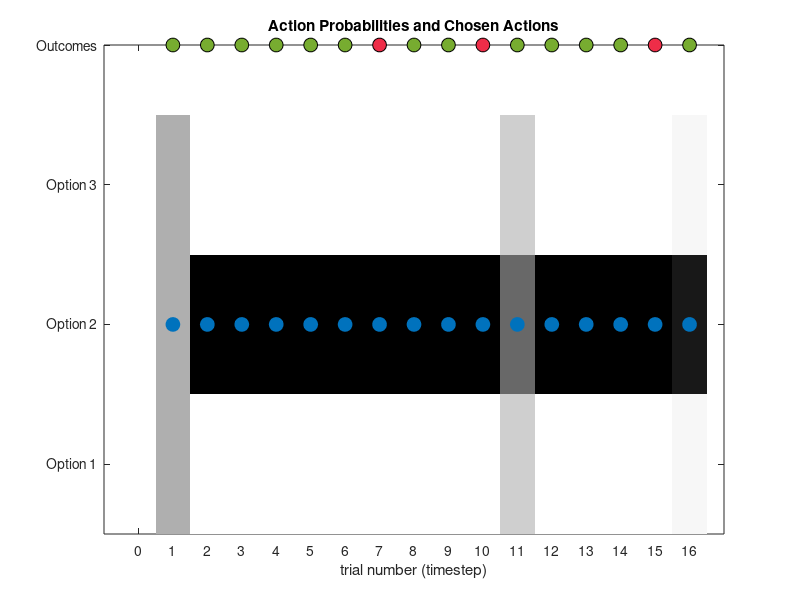

The MATLAB source for this figure:
% RL 11: volatile Kalman filter + 1 forgetting rate (FR) model 
% 
% Simulation & plotting script in the three-armed bandit (TAB) task 

% Reference: https://pubmed.ncbi.nlm.nih.gov/32609755/
% Adapted from https://github.com/payampiray/VKF/blob/master/vkf_bin.m
%% Set up
% Example block probabilities for a single block.
BlockProbs = [0.4937 0.8078 0.6343; % win probability
              0.5063 0.1922 0.3657];% loss probability

% VKF + 1FR model parameters
% 1) initial volatility (range > 0)
params.v0 = 5;
% 2) expected noise (range > 0)
params.omega = 1;
% 3) volatility update rate (range between 0 and 1)
params.lambda = 0.2;
% 4) forgetting rate (range between 0 and 1)
params.psi = 0.25;
% 5) information bonus (any real value)
params.gamma = 1;
% 6) inverse temperature (range > 0)
params.beta = 6;

%% Run simulation

% For a decision task with N choices.
N_CHOICES = 3;
% Total number of trials (T) per block.
T = 16;

% Set up vectors with dimensions for both time and number of choices to keep track of
% components of choice value over time:
expected_value_w_info = zeros(N_CHOICES, T);    % overall expected value
expected_info_value = zeros(N_CHOICES, T);      % value of expected information gain
mean = zeros(N_CHOICES, T);                     % Mean of the reward probability of each option
variance = params.omega*ones(N_CHOICES, T);     % Variance of the reward probability of each option
sigmoid_mean = zeros(N_CHOICES, T);             % Sigmoid transformed mean
kalman_gain = zeros(N_CHOICES, T);              % Kalman gain
learning_rate = zeros(N_CHOICES, T);            % Learning rate
volatility = params.v0*ones(N_CHOICES, T);      % Volatility
auto_cov = zeros(N_CHOICES, T);                 % Covariance

% Represents the probability distribution (P) over choices on each trial.
P = zeros(N_CHOICES, T);

% Empty vectors to store stimulated choices, rewards, action probabilities, and
% prediction error.
sim_choices = zeros(1, T);
sim_rewards = zeros(1, T);
action_probabilities = zeros(1, T);
prediction_error_sequence = zeros(1,T);

% For each trial (timestep)...
for t = 1:T
    
    % Compute expected value for each option.
    expected_info_value(:, t) = sqrt(variance(:,t));
    expected_value_w_info(:, t) = mean(:,t) + params.gamma*expected_info_value(:, t);
    
    % Compute action probabilities.
    P(:, t) = exp(params.beta * expected_value_w_info(:, t)) / sum(exp(params.beta * expected_value_w_info(1:N_CHOICES, t)));
    
    % Simulate actions.
    choice_at_t = find(rand < cumsum(P(:,t)),1);
    sim_choices(1,t) = choice_at_t;
    
    % Store the probability of chosen action on current trial.
    action_probabilities(t) = P(choice_at_t, t);
    
    % Copy previous values (to keep unchosen choices at
    % the same value from the previous timestep).
    mean(:, t+1) = mean(:, t);
    variance(:,t+1) = variance(:, t);
    volatility(:,t+1) = volatility(:, t);
    kalman_gain(:, t+1) = kalman_gain(:, t);
    learning_rate(:, t+1) = learning_rate(:, t);
    auto_cov(:, t+1) = auto_cov(:, t);
    
    % Update kalman_gain of the chosen option.
    kalman_gain(choice_at_t, t+1) = (variance(choice_at_t, t) + volatility(choice_at_t, t))'./(variance(choice_at_t, t) + volatility(choice_at_t, t) + params.omega)';
    
    % Update learning rate of the chosen option.
    learning_rate(choice_at_t, t+1) = sqrt(variance(choice_at_t, t) + volatility(choice_at_t, t));
    
    % Simulate rewards.
    outcome = find(rand < cumsum(BlockProbs(:, choice_at_t)), 1); % 1: win, 2: loss
    sim_rewards(1, t) =  -1 * (outcome -2); % 1: win, 0: loss
    
    % Compute prediction error.
    sigmoid_mean(:, t) = 1./(1+exp(-(mean(:,t)')));
    prediction_error = sim_rewards(1, t) - sigmoid_mean(choice_at_t, t);
    
    % Update mean of the chosen option.
    mean(choice_at_t, t+1) = mean(choice_at_t, t) + learning_rate(choice_at_t, t+1)*prediction_error;

    % Forgetting for unchosen options.
    unchose_opt_ls = find([1 2 3] ~= choice_at_t);
    mean(unchose_opt_ls, t+1) = (1-params.psi)*(mean(unchose_opt_ls, t));

    % Update variance of the chosen option.
    variance(choice_at_t, t+1) = (1 - kalman_gain(choice_at_t, t+1))*(variance(choice_at_t, t) + volatility(choice_at_t, t));

    % Update covariance of the chosen option.
    auto_cov(choice_at_t, t+1) = (1 -  kalman_gain(choice_at_t, t+1)).*variance(choice_at_t, t);
    
    % Update volatility.
    volatility(choice_at_t, t+1) = volatility(choice_at_t, t) + params.lambda*((mean(choice_at_t, t+1) - mean(choice_at_t, t)).^2 + variance(choice_at_t, t+1) + variance(choice_at_t, t) - 2*auto_cov(choice_at_t, t+1) - volatility(choice_at_t, t));

    % Store the value of prediction error. 
    prediction_error_sequence(t) = prediction_error;
    
    % Trims final value (due to an unnecessary value added at the end).
    sigmoid_mean = sigmoid_mean(:, 1:T);
    mean = mean(:, 1:T);
    variance = variance(:, 1:T);
    volatility = volatility(:, 1:T);
    kalman_gain = kalman_gain(:, 1:T);
    learning_rate = learning_rate(:, 1:T);
    auto_cov = auto_cov(:, 1:T);
    
end

%% Plotting
% Plot the choices(blue), outcomes(green/red), and action probabilties (gray scale; darker = higher probability) 
% of all options across trials (timestep).
col = {[0, 0.4470, 0.7410], ...       % blue
       [0.4660, 0.6740, 0.1880], ...  % green
       [0.9350, 0.1780, 0.2840], ...  % red
      };                    
cols = [0:1/32:1; 0:1/32:1; 0:1/32:1]';
MarkerSize = 10;

figure(1)
for i = 1:T
    if sim_rewards(1, i) == 1
        plot(i,4,'o','MarkerSize',MarkerSize,"MarkerEdgeColor", 'black','MarkerFaceColor',col{2})
        hold on
    else
        plot(i,4,'o','MarkerSize',MarkerSize,"MarkerEdgeColor", 'black','MarkerFaceColor',col{3})
        hold on
    end
end

imagesc([1 - P]); colormap(cols) , hold on
plot([sim_choices],'o','MarkerSize',MarkerSize,"MarkerEdgeColor", col{1},'MarkerFaceColor',col{1})
xlabel("trial number (timestep)")
title('Action Probabilities and Chosen Actions')
xlim([-1,T+1])
set(gca, 'XTick', [0:T]),
set(gca, 'YTick', [1:4]), set(gca, 'YTickLabel', {'Option 1','Option 2','Option 3' 'Outcomes' })
